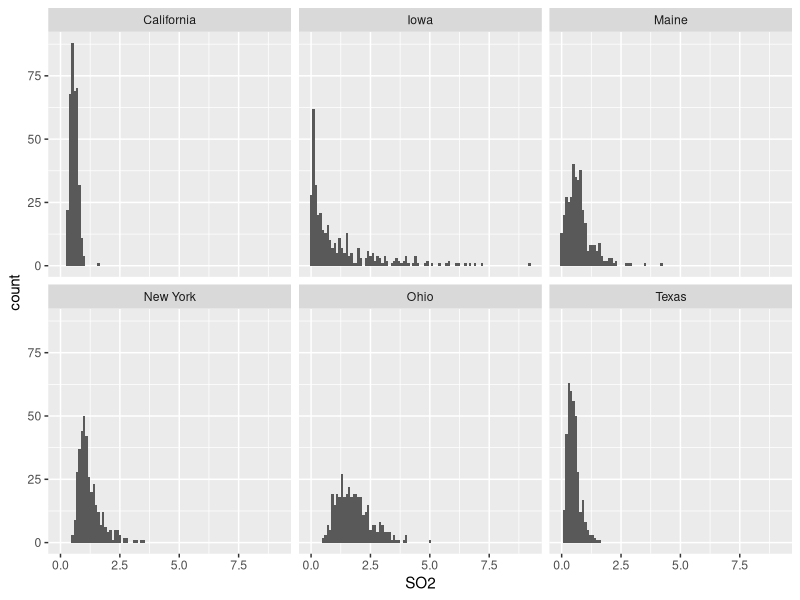
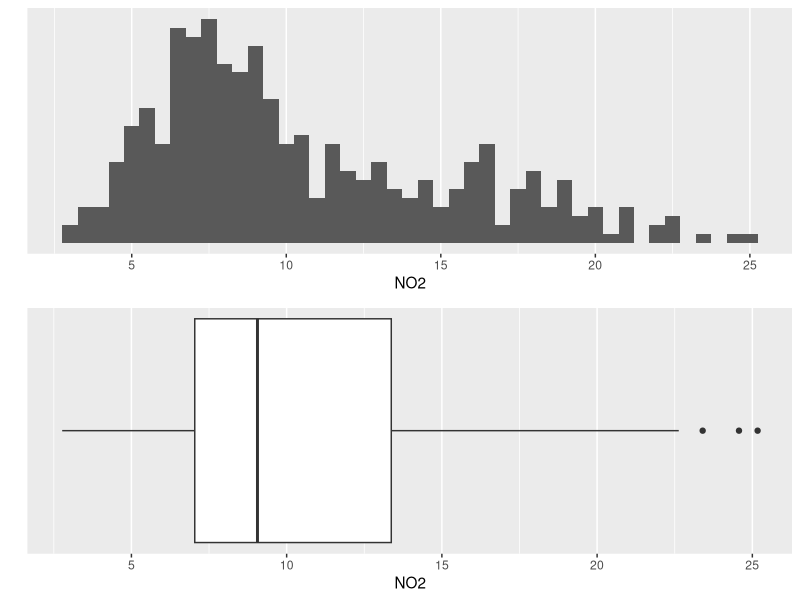
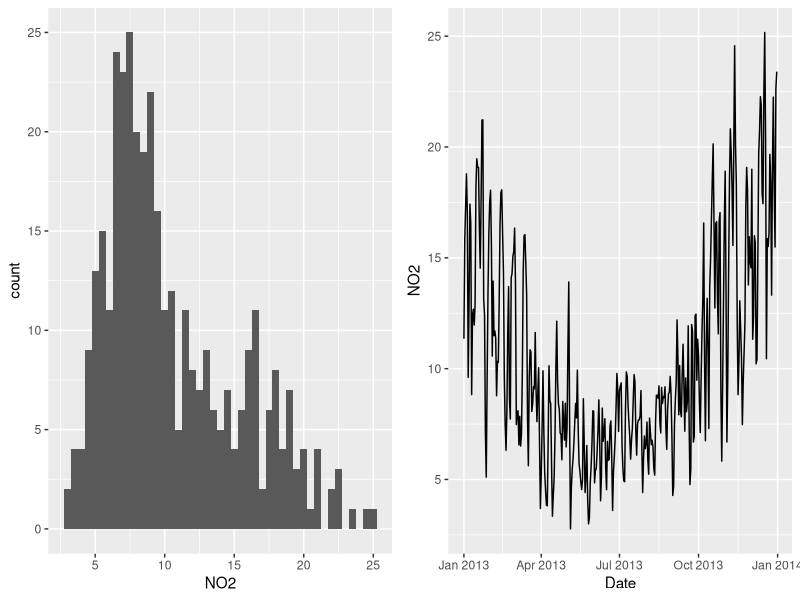

R code for these plots, in order:
#Import ggplot2
library(ggplot2)

#Set the working directory where the dataset is stored
setwd("D:/OneDrive/Data Science/R/R Data Visualization")

#Load the dataset in R
Data <- read.table(file="EPA_Data.csv", 
                   sep=",", 
                   header=TRUE, 
                   colClasses=c("Date","factor",rep("numeric",5)), 
                   na.string="NA")


#Here we are goign to use the subsets we created before
California <- Data[Data$State=="California",]



#Multiple plots in one graph
ggplot(data=Data, aes(SO2)) + 
  geom_histogram(binwidth = 0.1) + 
  facet_wrap(~State)



#Different plots side-by-side
#install.packages("gridExtra")
library(gridExtra)


#Vertical Stacking
plot1 <- ggplot(data=California, aes(NO2)) + 
  geom_histogram(binwidth = 0.5) +
  ylab("") +
  scale_y_continuous(breaks=NULL)

plot2 <- ggplot(data=California, aes(x=1, y=NO2)) +
  geom_boxplot(width=0.5) +
  coord_flip() +
  xlab("") +
  scale_x_continuous(breaks=NULL)

grid.arrange(plot1, plot2, nrow=2)




#Horizontal Stacking
plot1 <- ggplot(data=California, aes(NO2)) + 
  geom_histogram(binwidth = 0.5)

plot2 <- ggplot(data=California, aes(x=Date, y=NO2)) +
  geom_line()

grid.arrange(plot1, plot2, ncol=2)


